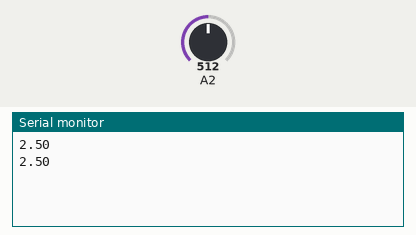
Simulated run of this sketch. Board: Arduino Uno, built with avr-gcc and run on an emulated ATmega328P. Shown: the last lines printed to the serial monitor. Inputs (shaded band) come from the test bench; at power-on: A2 = 512.

Above: at 3.8 s.
3.9 s: A2 set to 716
At 7.4 s:
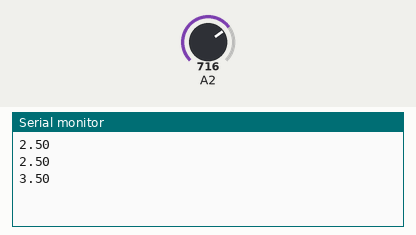
7.8 s: A2 set to 900
At 9.8 s:
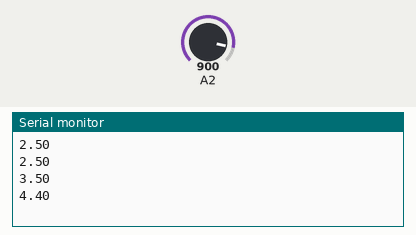
Timing chart, 0 to 11.3 s (numbered marks = the images above; inputs shaded):
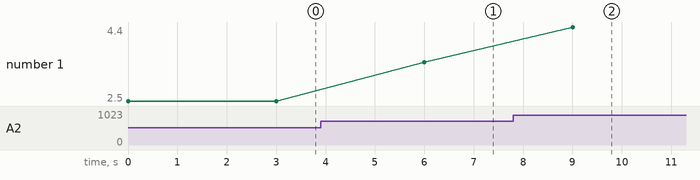

The sketch:

potentiometer.ino
```cpp
float out;
void setup() {
  // put your setup code here, to run once:
  Serial.begin(9600);

}

void loop() {
  // put your main code here, to run repeatedly:
  out=analogRead(A2);
  out=(out/1023)*5;
  Serial.println(out);
  delay(3000);

}
```

Measured:
- after the input at 3.9 s, the serial monitor: prints a new line after 2.1 s (image 1)
- after the input at 7.8 s, the serial monitor: prints a new line after 1.2 s (image 2)
- plotted number 1: 2.5 → 3.5 after the input at 3.9 s, 3.5 → 4.4 after the input at 7.8 s
